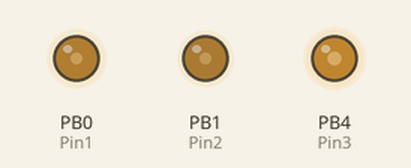
A sketch run on a simulated ATtiny85, built with avr-gcc and run on an emulated ATtiny85. On the bench: output pins drawn as LEDs (lit = HIGH). Random numbers use the default seed unless the sketch sets one.

Above: at 0.15 s.
At 4.99 s:
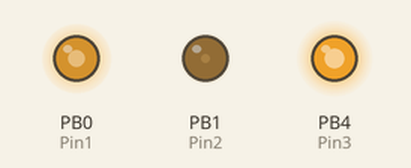
At 9.83 s:
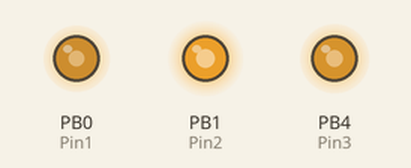
At 19.81 s:
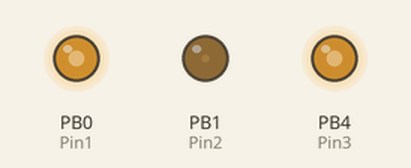
At 29.79 s:
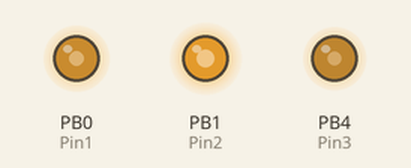
At 39.78 s:
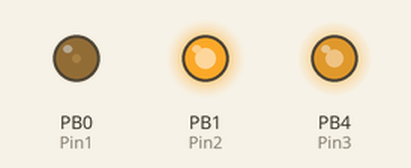
Timing chart, 0 to 40.0 s (numbered marks = the images above):
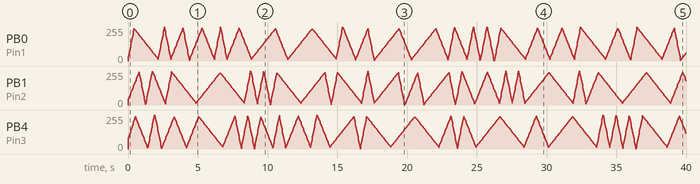

The sketch:

ATTiny85-Geldglas.ino
```cpp
const int numPins = 3; // Anzahl der verfügbaren Pins (0 bis 5)
int fadePins[numPins] = {0, 1, 4}; // Array mit den Pin-Nummern
const int Pin1 = 0; // Anzahl der verfügbaren Pins (0 bis 5)
const int Pin2 = 1; // Anzahl der verfügbaren Pins (0 bis 5)
const int Pin3 = 4; // Anzahl der verfügbaren Pins (0 bis 5)

void setup() {
  for (int i = 0; i < numPins; i++) {
    pinMode(fadePins[i], OUTPUT);
  }
  randomSeed(analogRead(0)); // Zufallsgenerator initialisieren
  }

  int fadeAmount1 = 6 ; // Schrittgröße für das Ein- und Ausfaden
  int fadeAmount2 = 8 ; // Schrittgröße für das Ein- und Ausfaden
  int fadeAmount3 = 10 ; // Schrittgröße für das Ein- und Ausfaden

  int fadeValue1 = 3;
  int fadeValue2 = 31;
  int fadeValue3 = 63;

void loop() {
  int zufallsZahl = random(3);

  int newAmount;
  if (zufallsZahl == 0) {
    newAmount = 4;
  } else if (zufallsZahl == 1) {
    newAmount = 8;
  } else {
    newAmount = 16;
  }


  if (fadeValue1 >= 240) {
    fadeAmount1 = -newAmount;
  } else if (fadeValue1 <= 15) {
    fadeAmount1 = newAmount;
  }

  if (fadeValue2 >= 240) {
    fadeAmount2 = -newAmount;
  } else if (fadeValue2 <= 15) {
    fadeAmount2 = newAmount;
  }

  if (fadeValue3 >= 240) {
    fadeAmount3 = -newAmount;
  } else if (fadeValue3 <= 15) {
    fadeAmount3 = newAmount;
  }

  fadeValue1 = fadeValue1 + fadeAmount1;
  fadeValue2 = fadeValue2 + fadeAmount2;
  fadeValue3 = fadeValue3 + fadeAmount3;

  analogWrite(Pin1, fadeValue1); // Helligkeit Pin 1 ändern
  analogWrite(Pin2, fadeValue2); // Helligkeit Pin 2 ändern
  analogWrite(Pin3, fadeValue3); // Helligkeit Pin 3 ändern

  delay(30); // Warte kurz zwischen den Schritten, um das Einblenden sichtbar zu machen
}
```
